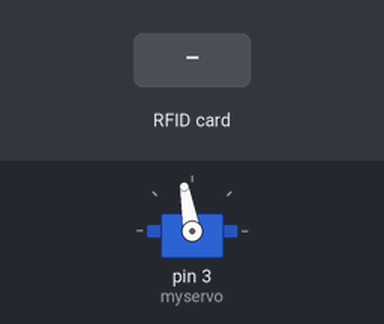
Bench run of a sketch on a simulated Arduino Uno, built with avr-gcc and run on an emulated ATmega328P. Parts: servo. The inputs (shaded band) are chosen by the test bench. What the sketch prints to the serial monitor is not drawn.

Above: at 1.2 s.
1.3 s: RFID card 5E 7A 19 C4 held to the reader
At 3.8 s:
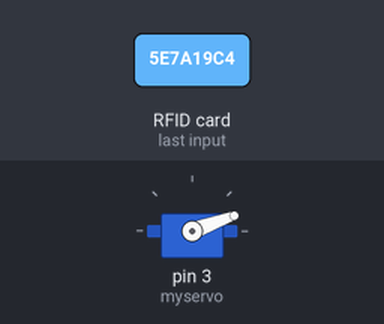
Timing chart, 0 to 5.3 s (numbered marks = the images above; inputs shaded):
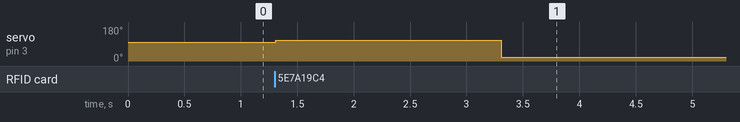

Measured:
- after the input at 1.3 s, servo on pin 3 (myservo): 100° → 110° at once, → 20° 2.0 s later

The sketch:

RFIDServo90.ino
```cpp
// used this library for rfid.... https://github.com/ArcaEgeCengiz/RFID
// used this article to get it to work with the servo... just adjusted for LED
// Found at this article... https://create.arduino.cc/projecthub/Arca_Ege/arduino-rfid-servo-box-4361f1


#include <Servo.h>
#include <SPI.h>
#include <RFID.h>

RFID rfid(10, 9);

Servo myservo;
boolean card;

void setup()
{

  Serial.begin(9600);
  SPI.begin();
  rfid.init();

    myservo.attach(3);
    myservo.write(100);
//  delay(3000); // sanity delay

  Serial.println("Ready to Go!");
}

void loop()
{

  if (rfid.isCard())
  {

    // We Found RFID...  write code here.
    Serial.println("Found Card");
//    myservo.attach(3);
    myservo.write(110); // 110 is degrees
    delay(2000);
    myservo.write(20); // this is in degress

//    myservo.detach(); // tried to attach then detach servo to stop humming. It was not neccessary.

    rfid.halt();
  }
  else
    {
      Serial.println("No Card");

    }
}
```
